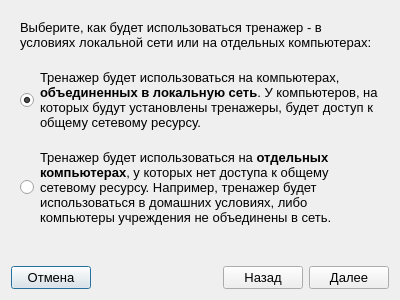
<?xml version="1.0" encoding="UTF-8"?>
<ui version="4.0">
 <class>TrainingCreationWizard</class>
 <widget class="QDialog" name="TrainingCreationWizard">
  <property name="geometry">
   <rect>
    <x>0</x>
    <y>0</y>
    <width>400</width>
    <height>300</height>
   </rect>
  </property>
  <property name="minimumSize">
   <size>
    <width>400</width>
    <height>300</height>
   </size>
  </property>
  <property name="maximumSize">
   <size>
    <width>400</width>
    <height>300</height>
   </size>
  </property>
  <property name="font">
   <font>
    <pointsize>10</pointsize>
   </font>
  </property>
  <property name="windowTitle">
   <string>Мастер настройки тренажера</string>
  </property>
  <property name="windowIcon">
   <iconset resource="resources.qrc">
    <normaloff>:/icons/wizard_new.png</normaloff>:/icons/wizard_new.png</iconset>
  </property>
  <layout class="QVBoxLayout" name="verticalLayout">
   <property name="sizeConstraint">
    <enum>QLayout::SetDefaultConstraint</enum>
   </property>
   <item>
    <widget class="QStackedWidget" name="stackedWidget">
     <widget class="QWidget" name="usageSelectionPage">
      <layout class="QVBoxLayout" name="verticalLayout_2">
       <property name="spacing">
        <number>20</number>
       </property>
       <item>
        <widget class="QLabel" name="label">
         <property name="text">
          <string>Выберите, как будет использоваться тренажер - в условиях локальной сети или на отдельных компьютерах:</string>
         </property>
         <property name="wordWrap">
          <bool>true</bool>
         </property>
        </widget>
       </item>
       <item>
        <layout class="QFormLayout" name="formLayout">
         <property name="horizontalSpacing">
          <number>6</number>
         </property>
         <property name="verticalSpacing">
          <number>20</number>
         </property>
         <item row="0" column="0">
          <widget class="QRadioButton" name="networkOption">
           <property name="sizePolicy">
            <sizepolicy hsizetype="Fixed" vsizetype="Expanding">
             <horstretch>0</horstretch>
             <verstretch>0</verstretch>
            </sizepolicy>
           </property>
           <property name="text">
            <string/>
           </property>
           <property name="checked">
            <bool>true</bool>
           </property>
          </widget>
         </item>
         <item row="0" column="1">
          <widget class="QLabel" name="networkOptionLabel">
           <property name="text">
            <string>&lt;html&gt;&lt;head/&gt;&lt;body&gt;&lt;p&gt;Тренажер будет использоваться на компьютерах, &lt;span style=&quot; font-weight:600;&quot;&gt;объединенных в локальную сеть&lt;/span&gt;. У компьютеров, на которых будут установлены тренажеры, будет доступ к общему сетевому ресурсу.&lt;/p&gt;&lt;/body&gt;&lt;/html&gt;</string>
           </property>
           <property name="textFormat">
            <enum>Qt::RichText</enum>
           </property>
           <property name="wordWrap">
            <bool>true</bool>
           </property>
          </widget>
         </item>
         <item row="1" column="0">
          <widget class="QRadioButton" name="homeOption">
           <property name="sizePolicy">
            <sizepolicy hsizetype="Fixed" vsizetype="Expanding">
             <horstretch>0</horstretch>
             <verstretch>0</verstretch>
            </sizepolicy>
           </property>
           <property name="text">
            <string/>
           </property>
          </widget>
         </item>
         <item row="1" column="1">
          <widget class="QLabel" name="homeOptionLabel">
           <property name="text">
            <string>&lt;html&gt;&lt;head/&gt;&lt;body&gt;&lt;p&gt;Тренажер будет использоваться на &lt;span style=&quot; font-weight:600;&quot;&gt;отдельных компьютерах&lt;/span&gt;, у которых нет доступа к общему сетевому ресурсу. Например, тренажер будет использоваться в домашних условиях, либо компьютеры учреждения не объединены в сеть.&lt;/p&gt;&lt;/body&gt;&lt;/html&gt;</string>
           </property>
           <property name="textFormat">
            <enum>Qt::RichText</enum>
           </property>
           <property name="wordWrap">
            <bool>true</bool>
           </property>
          </widget>
         </item>
        </layout>
       </item>
       <item>
        <spacer name="verticalSpacer">
         <property name="orientation">
          <enum>Qt::Vertical</enum>
         </property>
         <property name="sizeHint" stdset="0">
          <size>
           <width>20</width>
           <height>40</height>
          </size>
         </property>
        </spacer>
       </item>
      </layout>
     </widget>
     <widget class="QWidget" name="saveTypeSelectionPage">
      <layout class="QVBoxLayout" name="verticalLayout_3">
       <property name="spacing">
        <number>20</number>
       </property>
       <item>
        <widget class="QLabel" name="label_2">
         <property name="text">
          <string>Выберите, в каком виде сохранить тренажер:</string>
         </property>
         <property name="wordWrap">
          <bool>true</bool>
         </property>
        </widget>
       </item>
       <item>
        <layout class="QFormLayout" name="formLayout_2">
         <property name="horizontalSpacing">
          <number>6</number>
         </property>
         <property name="verticalSpacing">
          <number>20</number>
         </property>
         <item row="0" column="0">
          <widget class="QRadioButton" name="folderOption">
           <property name="sizePolicy">
            <sizepolicy hsizetype="Fixed" vsizetype="Expanding">
             <horstretch>0</horstretch>
             <verstretch>0</verstretch>
            </sizepolicy>
           </property>
           <property name="text">
            <string/>
           </property>
           <property name="checked">
            <bool>true</bool>
           </property>
          </widget>
         </item>
         <item row="0" column="1">
          <widget class="QLabel" name="folderOptionLabel">
           <property name="text">
            <string>&lt;html&gt;&lt;head/&gt;&lt;body&gt;&lt;p&gt;Сохранить тренажер в виде &lt;span style=&quot; font-weight:600;&quot;&gt;папки&lt;/span&gt;. Папку с тренажером можно будет скопировать и использовать на другом компьютере.&lt;/p&gt;&lt;/body&gt;&lt;/html&gt;</string>
           </property>
           <property name="textFormat">
            <enum>Qt::RichText</enum>
           </property>
           <property name="wordWrap">
            <bool>true</bool>
           </property>
          </widget>
         </item>
         <item row="1" column="0">
          <widget class="QRadioButton" name="archiveOption">
           <property name="sizePolicy">
            <sizepolicy hsizetype="Fixed" vsizetype="Expanding">
             <horstretch>0</horstretch>
             <verstretch>0</verstretch>
            </sizepolicy>
           </property>
           <property name="text">
            <string/>
           </property>
          </widget>
         </item>
         <item row="1" column="1">
          <widget class="QLabel" name="archiveOptionLabel">
           <property name="text">
            <string>&lt;html&gt;&lt;head/&gt;&lt;body&gt;&lt;p&gt;Сохранить тренажер в виде &lt;span style=&quot; font-weight:600;&quot;&gt;архива&lt;/span&gt;. Архив занимает меньше дискового пространства, чем папка, что удобно при копировании и передаче. Для использования тренажера его необходимо будет распаковать на целевой машине.&lt;/p&gt;&lt;/body&gt;&lt;/html&gt;</string>
           </property>
           <property name="textFormat">
            <enum>Qt::RichText</enum>
           </property>
           <property name="wordWrap">
            <bool>true</bool>
           </property>
          </widget>
         </item>
        </layout>
       </item>
       <item>
        <spacer name="verticalSpacer_2">
         <property name="orientation">
          <enum>Qt::Vertical</enum>
         </property>
         <property name="sizeHint" stdset="0">
          <size>
           <width>20</width>
           <height>79</height>
          </size>
         </property>
        </spacer>
       </item>
      </layout>
     </widget>
     <widget class="QWidget" name="savePathSelectionPage">
      <layout class="QVBoxLayout" name="verticalLayout_4">
       <property name="spacing">
        <number>20</number>
       </property>
       <item>
        <widget class="QLabel" name="fileSuggestionLabel">
         <property name="text">
          <string>Выберите путь, по которому следует сохранить тренажер:</string>
         </property>
         <property name="wordWrap">
          <bool>true</bool>
         </property>
        </widget>
       </item>
       <item>
        <widget class="QLabel" name="dirSuggestionLabel">
         <property name="text">
          <string>&lt;html&gt;&lt;head/&gt;&lt;body&gt;&lt;p&gt;Выберите &lt;span style=&quot; font-weight:600;&quot;&gt;пустую папку&lt;/span&gt;, в которой следует сохранить тренажер:&lt;/p&gt;&lt;/body&gt;&lt;/html&gt;</string>
         </property>
         <property name="wordWrap">
          <bool>true</bool>
         </property>
        </widget>
       </item>
       <item>
        <layout class="QHBoxLayout" name="horizontalLayout_2">
         <property name="spacing">
          <number>6</number>
         </property>
         <item>
          <widget class="QLabel" name="label_4">
           <property name="text">
            <string>Путь к тренажеру:</string>
           </property>
          </widget>
         </item>
         <item>
          <widget class="QLineEdit" name="pathEdit"/>
         </item>
         <item>
          <widget class="QToolButton" name="choosePathButton">
           <property name="text">
            <string/>
           </property>
           <property name="icon">
            <iconset resource="resources.qrc">
             <normaloff>:/icons/folder.png</normaloff>:/icons/folder.png</iconset>
           </property>
          </widget>
         </item>
        </layout>
       </item>
       <item>
        <spacer name="verticalSpacer_3">
         <property name="orientation">
          <enum>Qt::Vertical</enum>
         </property>
         <property name="sizeHint" stdset="0">
          <size>
           <width>20</width>
           <height>121</height>
          </size>
         </property>
        </spacer>
       </item>
      </layout>
     </widget>
     <widget class="QWidget" name="sectionsSelectionPage">
      <layout class="QVBoxLayout" name="verticalLayout_5">
       <property name="spacing">
        <number>20</number>
       </property>
       <item>
        <widget class="QLabel" name="label_5">
         <property name="text">
          <string>Отметьте галочкой разделы, которые нужно включить в тренажер:</string>
         </property>
         <property name="wordWrap">
          <bool>true</bool>
         </property>
        </widget>
       </item>
       <item>
        <widget class="QListWidget" name="sectionsListWidget">
         <property name="font">
          <font>
           <pointsize>10</pointsize>
          </font>
         </property>
        </widget>
       </item>
      </layout>
     </widget>
    </widget>
   </item>
   <item>
    <layout class="QHBoxLayout" name="horizontalLayout">
     <item>
      <widget class="QPushButton" name="cancelButton">
       <property name="text">
        <string>Отмена</string>
       </property>
      </widget>
     </item>
     <item>
      <spacer name="horizontalSpacer">
       <property name="orientation">
        <enum>Qt::Horizontal</enum>
       </property>
       <property name="sizeHint" stdset="0">
        <size>
         <width>40</width>
         <height>20</height>
        </size>
       </property>
      </spacer>
     </item>
     <item>
      <widget class="QPushButton" name="prevButton">
       <property name="text">
        <string>Назад</string>
       </property>
      </widget>
     </item>
     <item>
      <widget class="QPushButton" name="nextButton">
       <property name="text">
        <string>Далее</string>
       </property>
      </widget>
     </item>
    </layout>
   </item>
  </layout>
 </widget>
 <resources>
  <include location="resources.qrc"/>
 </resources>
 <connections>
  <connection>
   <sender>cancelButton</sender>
   <signal>clicked()</signal>
   <receiver>TrainingCreationWizard</receiver>
   <slot>reject()</slot>
   <hints>
    <hint type="sourcelabel">
     <x>49</x>
     <y>279</y>
    </hint>
    <hint type="destinationlabel">
     <x>199</x>
     <y>149</y>
    </hint>
   </hints>
  </connection>
 </connections>
</ui>
